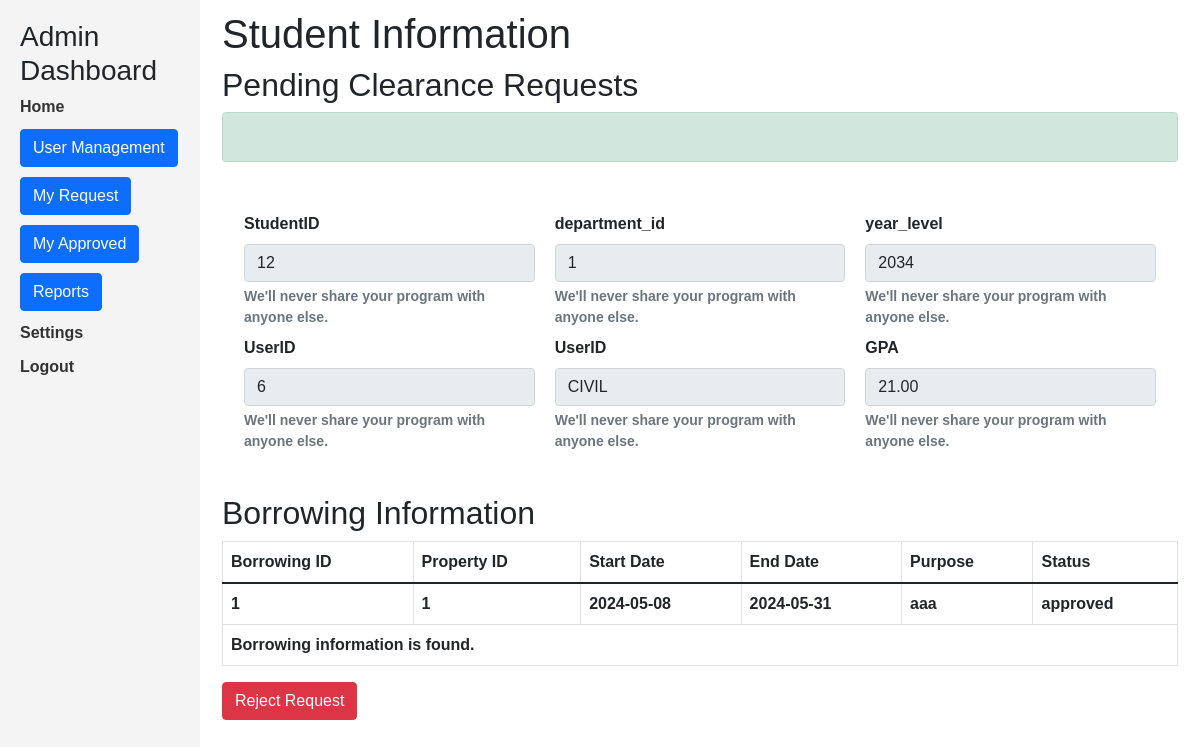
/pages/hod_dashboard/view_student_status.php?student_id=12&clearance_id=5 (signed in), run on the app's committed database.
### tables this page shows
CREATE TABLE `students_tbl` (
  `StudentID` int(11) NOT NULL,
  `UserID` int(11) NOT NULL,
  `DepartmentID` int(255) NOT NULL,
  `Program` varchar(100) DEFAULT NULL,
  `YearLevel` varchar(20) DEFAULT NULL,
  `GPA` decimal(4,2) DEFAULT NULL
);

CREATE TABLE `borrowings_tbl` (
  `BorrowingID` int(11) NOT NULL,
  `StudentID` int(11) DEFAULT NULL,
  `UserID` int(11) DEFAULT NULL,
  `PropertyID` int(11) DEFAULT NULL,
  `StartDate` date DEFAULT NULL,
  `EndDate` date DEFAULT NULL,
  `Purpose` text DEFAULT NULL,
  `Status` varchar(255) DEFAULT NULL
);

### pages/hod_dashboard/view_student_status.php (the view, shortened to what this page needs)
<?php
require 'index.php';
$studentID = $_GET["student_id"];
include '../../includes/db_connection.php';
$sql = "SELECT * FROM students_tbl WHERE StudentID = '$studentID'";
$result = $conn->query($sql);
$hasBorrowings = false;
if ($result->num_rows > 0) {
    $student = $result->fetch_assoc();
    ?>
<div class="content">
<div class="container">
<form action="process_approval.php" method="post">
    <h1>Student Information</h1>
    <h2>Pending Clearance Requests</h2>
    <div class="alert alert-success forms" role="alert">
    </div>
        <div class = "containers p-4">
        <div class="addNewUserForm row">
            <div class="items">
            <div class="mb-2">
                    <label for="exampleInputPhoneNumber" class="form-label">StudentID</label>
                    <input type="text" class="form-control" name="student_id" value="<?php echo $student['StudentID']; ?>" readonly>
                    <div id="program" class="form-text">We'll never share your program with anyone else.</div>
            </div>
            <div class="mb-2">
                    <label for="exampleInputPhoneNumber" class="form-label">UserID</label>
                    <input type="text" class="form-control" name="user_id" value="<?php echo $student['UserID']; ?>" readonly>
                    <div id="program" class="form-text">We'll never share your program with anyone else.</div>
            </div>
            </div>
            <div class="items">
            <div class="mb-2">
                    <label for="exampleInputPhoneNumber" class="form-label">department_id</label>
                    <input type="text" class="form-control" name="department_id" value="<?php echo $student['DepartmentID']; ?>" readonly>
                    <div id="program" class="form-text">We'll never share your program with anyone else.</div>
            </div>
            <div class="mb-2">
                    <label for="exampleInputPhoneNumber" class="form-label">UserID</label>
                    <input type="text" class="form-control" name="program" value="<?php echo $student['Program']; ?>" readonly>
                    <div id="program" class="form-text">We'll never share your program with anyone else.</div>
            </div>
            </div>
            <div class="items">
            <div class="mb-2">
                    <label for="exampleInputPhoneNumber" class="form-label">year_level</label>
                    <input type="text" class="form-control" name="year_level" value="<?php echo $student['YearLevel']; ?>" readonly>
                    <div id="program" class="form-text">We'll never share your program with anyone else.</div>
            </div>
            <div class="mb-2">
                    <label for="exampleInputPhoneNumber" class="form-label">GPA</label>
                    <input type="text" class="form-control" name="gpa" value="<?php echo $student['GPA']; ?>" readonly>
                    <div id="program" class="form-text">We'll never share your program with anyone else.</div>
            </div>
	        </div>
        </div>
        </div>
    <h2>Borrowing Information</h2>
    <table class="table table-bordered">
        <thead>
            <tr>
                <th>Borrowing ID</th>
                <th>Property ID</th>
                <th>Start Date</th>
                <th>End Date</th>
                <th>Purpose</th>
                <th>Status</th>
            </tr>
        </thead>
        <tbody>
            <?php
                $borrowings_sql = "SELECT * FROM Borrowings_tbl WHERE StudentID = '$studentID'";
				$borrowings_result = $conn->query($borrowings_sql);
				if ($borrowings_result->num_rows > 0) {
                    $hasBorrowings = true;
					while ($borrowing = $borrowings_result->fetch_assoc()) {
						echo "<tr>";
						echo "<td>" . $borrowing["BorrowingID"] . "</td>";
						echo "<td>" . $borrowing["PropertyID"] . "</td>";
						echo "<td>" . $borrowing["StartDate"] . "</td>";
						echo "<td>" . $borrowing["EndDate"] . "</td>";
						echo "<td>" . $borrowing["Purpose"] . "</td>";
						echo "<td>" . $borrowing["Status"] . "</td>";
						echo "</tr>";
					}
                    echo "<tr><td colspan='6'>Borrowing information is found.</td></tr>";
                    } else {
                        $hasBorrowings = false;
                    echo "<tr><td colspan='6'>No borrowing information found.</td></tr>";
				 } ?>
        </tbody>
    </table>
    <?php if ($hasBorrowings == true) { ?>
        <div class="action-buttons">
            <button type="submit" name="reject_request" class="btn btn-danger">Reject Request</button>
        </div>
        <?php } ?>
</form>
</div>
</div>
<?php
} else {
    echo "<p>Student not found.</p>";
}
?>

### pages/css/style.css (style rules this page uses)
* { padding: 0; margin: 0; box-sizing: border-box; }
body { min-height: 10vh; background-size: cover; background-repeat: no-repeat; background-position: center; font-family: 'Gill Sans', 'Gill Sans MT', Calibri, 'Trebuchet MS', sans-serif; font-weight: bold; }
.content { display: block; height: 100vh; padding: 10px; }
.addNewUserForm { display: flex; justify-content: space-between; }
.items { flex: 1; padding: 10px; }

### data on the page
students_tbl: student_id "12", user_id "6", department_id "1", program "CIVIL", year_level "2034", gpa "21.00"
borrowings_tbl: BorrowingID "1", PropertyID "1", StartDate "2024-05-08", EndDate "2024-05-31", Purpose "aaa", Status "approved"
